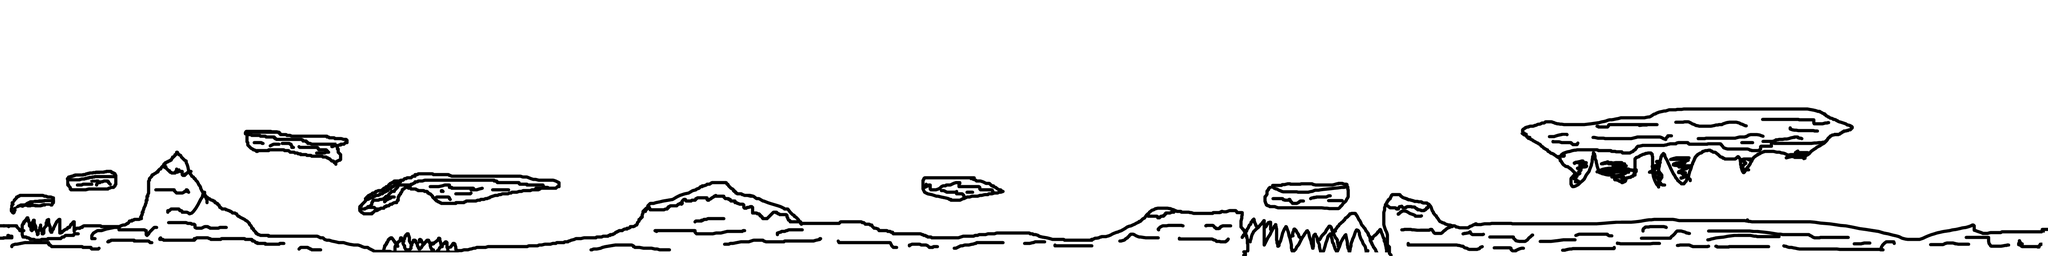

This game map was drawn from its Tiled (.tmx) file and the tilesets committed beside it. A one-line description and the trimmed map source follow:
An orthogonal 80x10 tile map with 64x64 px tiles, 1 tile layer (Tile Layer 1).

<map version="1.0" orientation="orthogonal" renderorder="right-down" width="80" height="10" tilewidth="64" tileheight="64" nextobjectid="1">
 <tileset firstgid="1" name="Snow2" tilewidth="64" tileheight="64">
  <image source="Snow2.png" width="5120" height="640" />
 </tileset>
 <layer name="Tile Layer 1" width="80" height="10">
  <properties>
   <property name="collidable" value="true" />
  </properties>
  <data>[800 cells, 800 non-empty, 800 distinct tile ids]</data>
 </layer>
</map>
